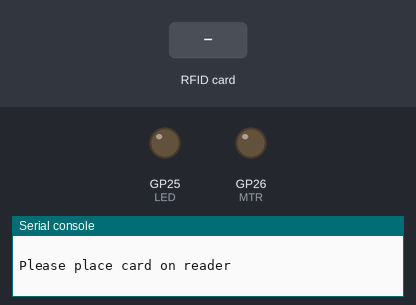
Simulated run of this program. Board: Raspberry Pi Pico running MicroPython. Shown: output pins drawn as LEDs (lit = HIGH), the last lines printed to the serial console. Inputs (shaded band) come from the test bench.

Above: at 1.2 s.
1.3 s: RFID card 01 02 03 04 held to the reader
At 2.1 s:
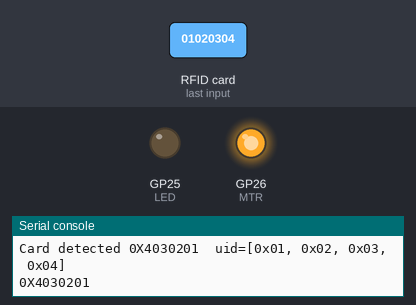
3.9 s: RFID card 5E 7A 19 C4 held to the reader
At 5.7 s:
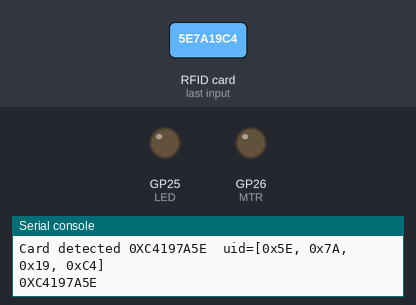
Timing chart, 0 to 7.2 s (numbered marks = the images above; inputs shaded):
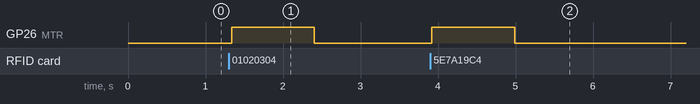

Measured:
- after the input at 1.3 s, GP26 (MTR): LOW → HIGH at once, → LOW 1.1 s later
- after the input at 3.9 s, GP26 (MTR): LOW → HIGH at once, → LOW 1.1 s later

The program:

PicoRead.py
```python
from mfrc522 import MFRC522
import utime
from machine import Pin

def uidToString(uid):
    mystring = ""
    for i in uid:
        mystring = "%02X" % i + mystring
    return mystring


reader = MFRC522(spi_id=0,sck=6,miso=4,mosi=7,cs=5,rst=22)

LED = Pin("LED", Pin.OUT)
MTR = Pin("GP26", Pin.OUT)


print("")
print("Please place card on reader")
print("")


PreviousCard = [0]

try:
    while True:

        reader.init()

        (stat, tag_type) = reader.request(reader.REQIDL)
        #print('request stat:',stat,' tag_type:',tag_type)
        if stat == reader.OK:
            (stat, uid) = reader.SelectTagSN()
            if uid == PreviousCard:
                continue
            if stat == reader.OK:
                print("Card detected {}  uid={}".format(hex(int.from_bytes(bytes(uid),"little",False)).upper(),reader.tohexstring(uid)))

                cardID = hex(int.from_bytes(bytes(uid),"little",False)).upper()
                print(cardID)


                if cardID == "0X9EF24FB8":
                    print("Not Authenticated")
                else:
                    MTR.value(1)

                """
                else:
                    LED.value(0)
                    MTR.value(0)
                """
                """
                if reader.IsNTAG():
                    print("Got NTAG{}".format(reader.NTAG))
                    reader.MFRC522_Dump_NTAG(Start=0,End=reader.NTAG_MaxPage)
                    #print("Write Page 5  to 0x1,0x2,0x3,0x4  in 2 second")
                    #utime.sleep(2)
                    #data = [1,2,3,4]
                    #reader.writeNTAGPage(5,data)
                    #reader.MFRC522_Dump_NTAG(uid,Start=5,End=6)
                else:
                    (stat, tag_type) = reader.request(reader.REQIDL)
                    if stat == reader.OK:
                        (stat, uid2) = reader.SelectTagSN()
                        if stat == reader.OK:
                            if uid != uid2:
                                continue
                            defaultKey = [255,255,255,255,255,255]
                            reader.MFRC522_DumpClassic1K(uid,Start=0, End=64, keyA=defaultKey)
                PreviousCard = uid
                """
                utime.sleep_ms(1000)
            else:
                pass
        else:
            MTR.value(0)
            PreviousCard=[0]
        utime.sleep_ms(50)

except KeyboardInterrupt:
    pass
```
